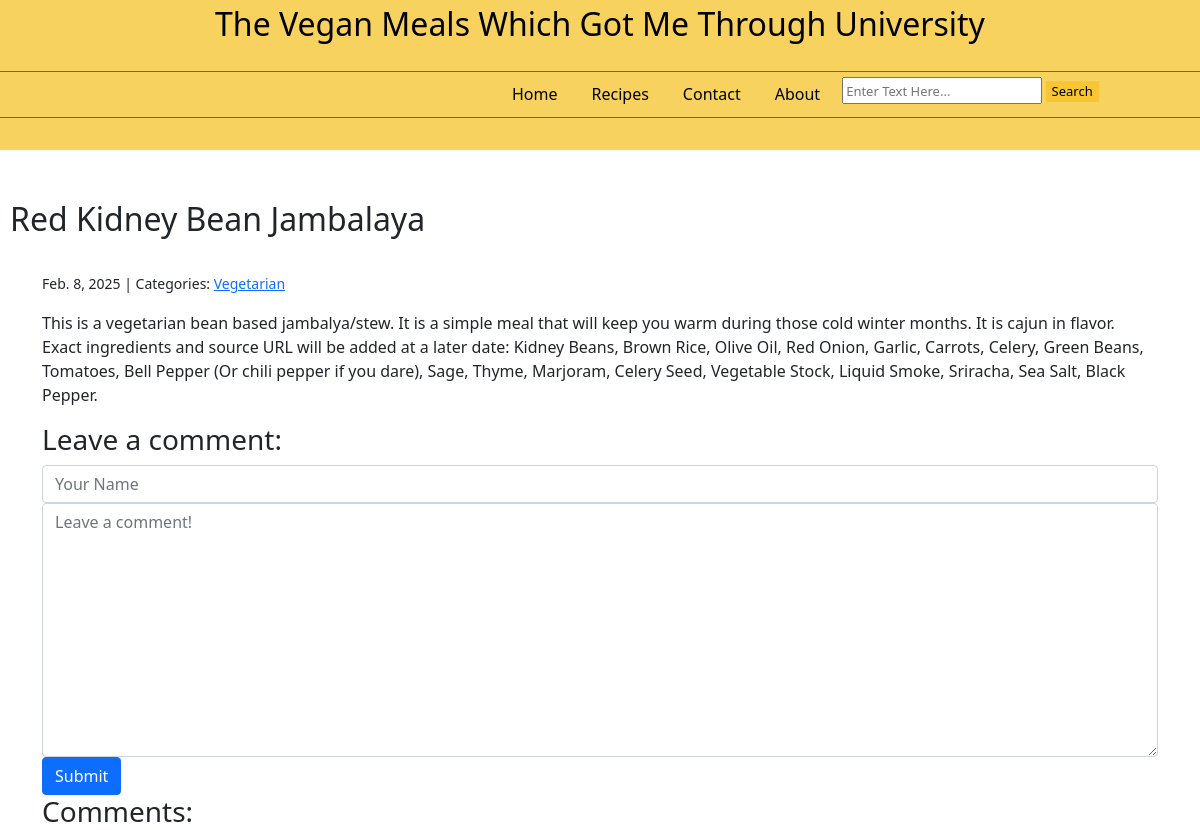
The page /post/7/ on the database as committed earlier.
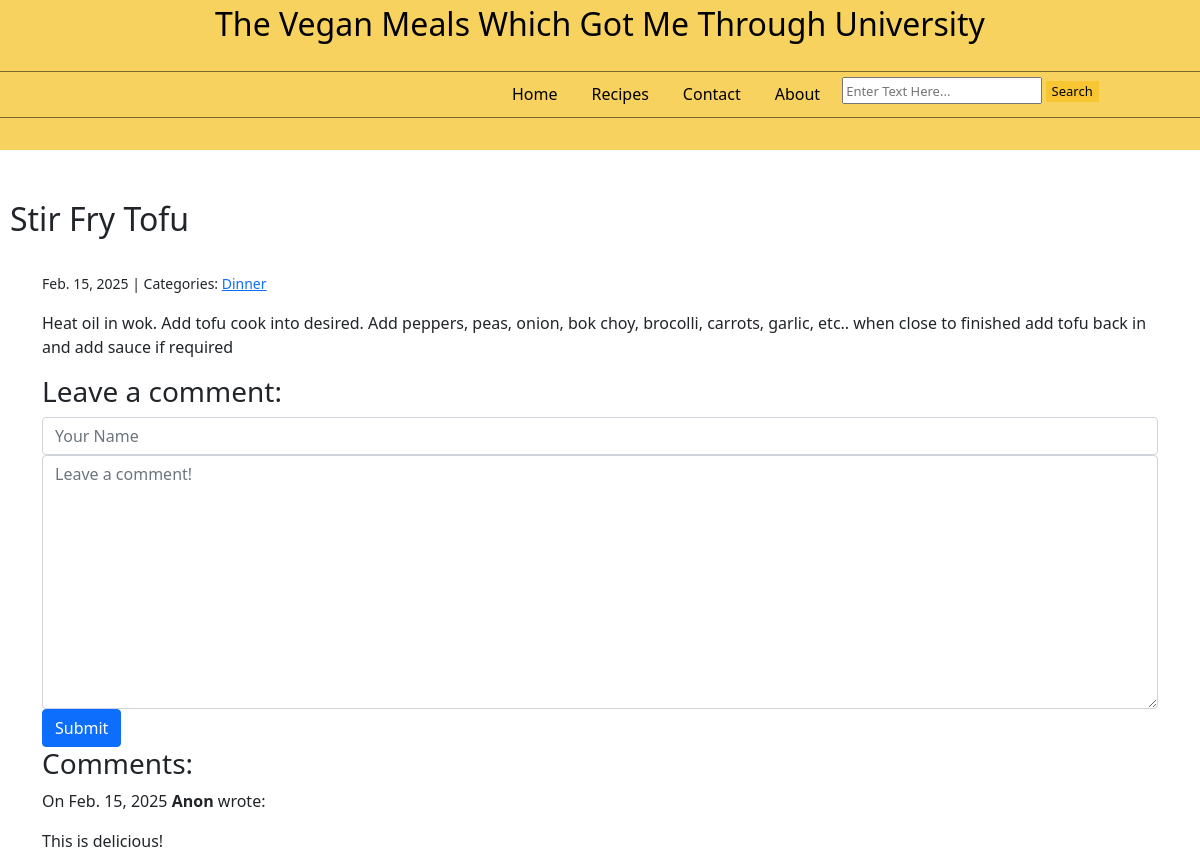
The same page on the database as committed later.
### blog/models.py (models this page shows, shortened)
class Post(models.Model):
    title = models.CharField(max_length=255)
    body = models.TextField()
    created_on = models.DateTimeField(auto_now_add=True)
    last_modified = models.DateTimeField(auto_now=True)
    categories = models.ManyToManyField("Category", related_name="posts")

class Category(models.Model):
    name = models.CharField(max_length=30)
    class Meta:
        verbose_name_plural = "categories"

class Comment(models.Model):
    author = models.CharField(max_length=60)
    body = models.TextField()
    created_on = models.DateTimeField(auto_now_add=True)
    post = models.ForeignKey("Post", on_delete=models.CASCADE)

### blog/views.py (the view, shortened to what this page needs)
# urls.py: path("post/<int:pk>/", views.blog_detail, name="blog_detail"),
def blog_detail(request, pk):
    post = Post.objects.get(pk=pk)
    form = CommentForm()
    comments = Comment.objects.filter(post=post)
    context = {
        "post": post,
        "comments": comments,
        "form" : CommentForm(),
    }
    return render(request, "blog/detail.html", context)

### blog/forms.py
class CommentForm(forms.Form):
    author = forms.CharField(
        max_length=60,
        widget=forms.TextInput(
            attrs={"class": "form-control", "placeholder": "Your Name"}
        ),
    )
    body = forms.CharField(
        widget=forms.Textarea(
            attrs={"class": "form-control", "placeholder": "Leave a comment!"}
        )
    )

### blog/templates/blog/detail.html (shortened to what this page needs)
<!DOCTYPE html>
<html lang="en">
<head>
    {% load static %}
    <link rel="stylesheet" href="https://cdnjs.cloudflare.com/ajax/libs/font-awesome/5.15.4/css/all.min.css" />
    <link rel="stylesheet" href="https://cdn.simplecss.org/simple.min.css">
    <link rel="stylesheet" href="{% static 'css/bootstrap.min.css' %}">
    <div class="header" style="font-size: xx-large;">
        <center>The Vegan Meals Which Got Me Through University  </center>
        <div class="line" style="border-top: 1px solid #000; opacity: 50%;  position: relative; top: 23px;"></div>
            <div class="header_buttons"  style="display:inline-flex; position: relative; top: 18px; left:500px;">
                <center><a href = "{% url 'blog_index' %}" class="btn btn-secondary" style="background-color: rgb(248, 210, 95); color:#000; margin-right: 10px; border: 0px;">Home</a></center>
                <center><a href = "{% url 'blog_index' %}" class="btn btn-secondary" style="background-color: rgb(248, 210, 95); color:#000; margin-right: 10px; border: 0px;">Recipes</a></center>
                <center><a href = "{% url 'contact' %}" class="btn btn-secondary" style="background-color: rgb(248, 210, 95); color:#000; margin-right: 10px; border: 0px;">Contact</a></center>
                <center><a href = "{% url 'blog_index' %}" class="btn btn-secondary" style="background-color: rgb(248, 210, 95); color:#000; margin-right: 10px; border: 0px;">About</a></center>
                <form method="post" style="height: 0px; z-index: 2; position: relative; font-size: small; top: 10px;">
                    <input type="text" style="height: 27px; width: 200px;" placeholder="Enter Text Here...">
                    <button type="submit" style="background-color: rgb(248, 198, 50); border: 0px;">Search</button>
                </form>
            </div>
        <div class="line" style="border-top: 1px solid #000; opacity: 50%; top: 20px; position: relative;"></div>
    </div>
</head>
<body>
    <h2 style="position: relative; top: 200px; left: 10px;">{{ post.title }}</h2>
    <div class="container" style="position: relative; top: 225px;">
        {% block page_content %}
            <small>
                {{ post.created_on.date }} | Categories:
                {% for category in post.categories.all %}
                    <a href="{% url 'blog_category' category.name %}">
                        {{ category.name }}
                    </a>
                {% endfor %}
            </small>
            <p>{{ post.body | linebreaks }}</p>
            <h3>Leave a comment:</h3>
            <form method="post">
                <div>
                    {{ form.author }}
                </div>
                <div>
                    {{ form.body }}
                </div>
                <button type="submit" class="btn btn-primary">Submit</button>
            </form>
            <h3>Comments:</h3>
            {% for comment in comments %}
                <p>
                    On {{ comment.created_on.date }} <b>{{ comment.author }}</b> wrote:
                </p>
                <p>
                    {{ comment.body | linebreaks }}
                </p>
            {% endfor %}
        {% endblock page_content %}
    </div>
</body>

### blog/templates/blog/detail.html (style rules this page uses)
.header { background-color: rgb(248, 210, 95); color: #000; height: 150px; width:100%; z-index: 1; position: absolute; }

Rows that differ between the two databases and show on the page:
no longer on this page (row edited): Category: name "Vegetarian"
changed Post: title "Red Kidney Bean Jambalaya" → "Stir Fry Tofu"; created_on "Feb. 8, 2025" → "Feb. 15, 2025"; body "This is a vegetarian bean based jambalya/stew. It is a simple meal that will keep you warm during those cold winter months. It is cajun in flavor. Exact ingredients and source URL will be added at a later date: Kidney Beans, Brown Rice, Olive Oil, Red Onion, Garlic, Carrots, Celery, Green Beans, Tomatoes, Bell Pepper (Or chili pepper if you dare), Sage, Thyme, Marjoram, Celery Seed, Vegetable Stock, Liquid Smoke, Sriracha, Sea Salt, Black Pepper." → "Heat oil in wok. Add tofu cook into desired. Add peppers, peas, onion, bok choy, brocolli, carrots, garlic, etc.. when close to finished add tofu back in and add sauce if required"
now on this page (row edited): Category: name "Dinner"
added Comment: created_on "Feb. 15, 2025", author "Anon", body "This is delicious!"
